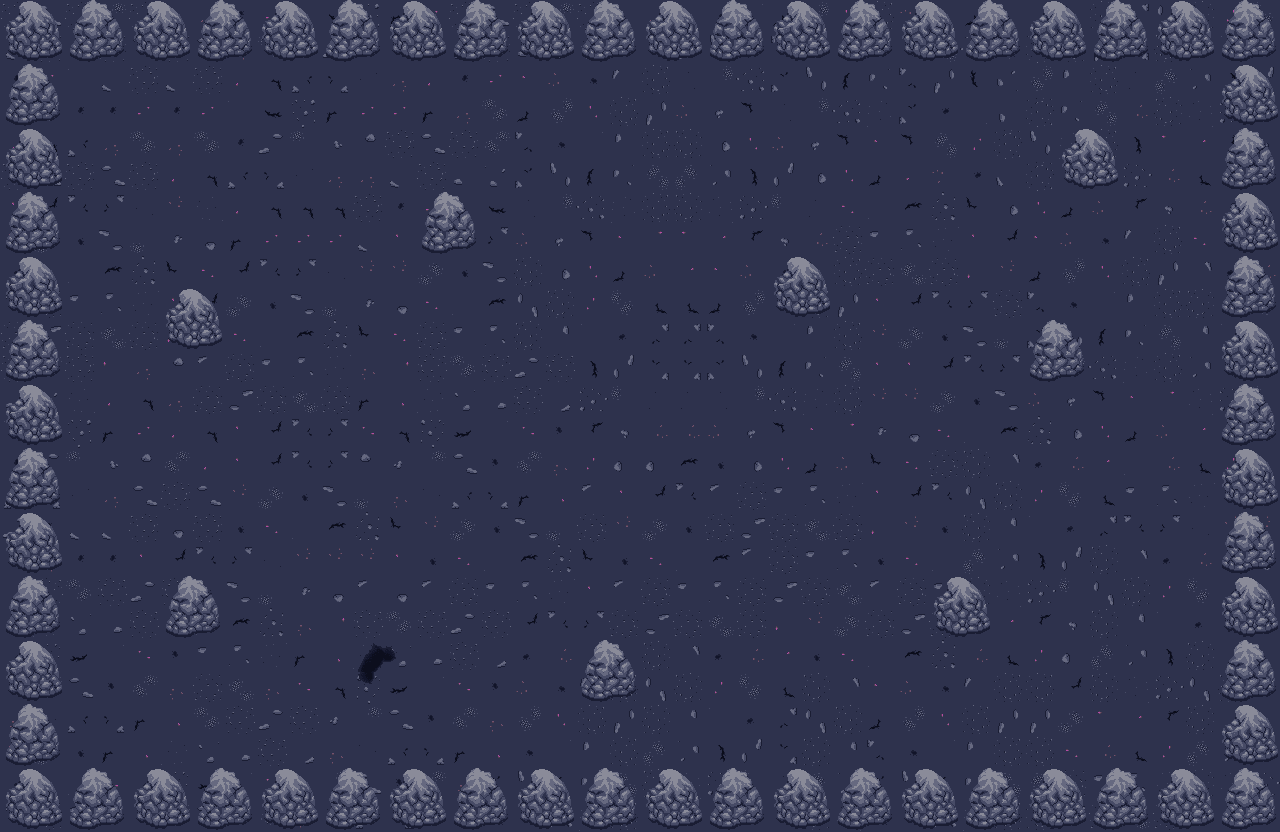

Tiled map render using the project's own tile images. Description and the map definition, with tile-layer contents summarised, below:
An orthogonal 40x26 tile map with 32x32 px tiles, 3 tile layers (เลเยอร์ไทล์ 1, เลเยอร์ไทล์ 2, เลเยอร์ไทล์ 3), 17 tilesets.

<map version="1.10" tiledversion="1.11.0" orientation="orthogonal" renderorder="right-down" width="40" height="26" tilewidth="32" tileheight="32" infinite="0" nextlayerid="4" nextobjectid="1">
 <tileset firstgid="1" name="landcrack" tilewidth="32" tileheight="32" tilecount="16" columns="16">
  <image source="landcrack.png" width="512" height="32" />
 </tileset>
 <tileset firstgid="17" name="lava" tilewidth="32" tileheight="32" tilecount="9" columns="9">
  <image source="lava.png" width="288" height="32" />
 </tileset>
 <tileset firstgid="26" name="lava2" tilewidth="32" tileheight="32" tilecount="9" columns="9">
  <image source="lava2.png" width="288" height="32" />
 </tileset>
 <tileset firstgid="35" name="lava3" tilewidth="32" tileheight="32" tilecount="9" columns="9">
  <image source="lava3.png" width="288" height="32" />
 </tileset>
 <tileset firstgid="44" name="lava4" tilewidth="32" tileheight="32" tilecount="9" columns="9">
  <image source="lava4.png" width="288" height="32" />
 </tileset>
 <tileset firstgid="53" name="lava5" tilewidth="32" tileheight="32" tilecount="9" columns="9">
  <image source="lava5.png" width="288" height="32" />
 </tileset>
 <tileset firstgid="62" name="mountain_big" tilewidth="32" tileheight="32" tilecount="8" columns="4">
  <image source="mountain_big.png" width="128" height="64" />
 </tileset>
 <tileset firstgid="70" name="mountain_medium" tilewidth="32" tileheight="32" tilecount="3" columns="3">
  <image source="mountain_medium.png" width="96" height="48" />
 </tileset>
 <tileset firstgid="73" name="mountain_small" tilewidth="32" tileheight="32" tilecount="2" columns="2">
  <image source="mountain_small.png" width="64" height="32" />
 </tileset>
 <tileset firstgid="75" name="mountain_tall" tilewidth="32" tileheight="32" tilecount="2" columns="1">
  <image source="mountain_tall.png" width="48" height="64" />
 </tileset>
 <tileset firstgid="77" name="mountain_wide" tilewidth="32" tileheight="32" tilecount="2" columns="2">
  <image source="mountain_wide.png" width="64" height="48" />
 </tileset>
 <tileset firstgid="79" name="oil" tilewidth="32" tileheight="32" tilecount="8" columns="8">
  <image source="oil.png" width="256" height="32" />
 </tileset>
 <tileset firstgid="87" name="tiles" tilewidth="32" tileheight="32" tilecount="53" columns="53">
  <image source="tiles.png" width="1696" height="32" />
 </tileset>
 <tileset firstgid="140" name="landcrack" tilewidth="32" tileheight="32" tilecount="16" columns="16">
  <image source="landcrack.png" width="512" height="32" />
 </tileset>
 <tileset firstgid="156" name="landcrack2" tilewidth="32" tileheight="32" tilecount="16" columns="16">
  <image source="landcrack2.png" width="512" height="32" />
 </tileset>
 <tileset firstgid="172" name="landcrack3" tilewidth="32" tileheight="32" tilecount="16" columns="16">
  <image source="landcrack3.png" width="512" height="32" />
 </tileset>
 <tileset firstgid="188" name="landcrack4" tilewidth="32" tileheight="32" tilecount="16" columns="16">
  <image source="landcrack4.png" width="512" height="32" />
 </tileset>
 <layer id="1" name="เลเยอร์ไทล์ 1" width="40" height="26">
  <data>[1040 cells, 1040 non-empty, 25 distinct tile ids]</data>
 </layer>
 <layer id="2" name="เลเยอร์ไทล์ 2" width="40" height="26">
  <data>[1040 cells, 280 non-empty, 8 distinct tile ids]</data>
 </layer>
 <layer id="3" name="เลเยอร์ไทล์ 3" width="40" height="26">
  <data>[1040 cells, 3 non-empty, 2 distinct tile ids]</data>
 </layer>
</map>
